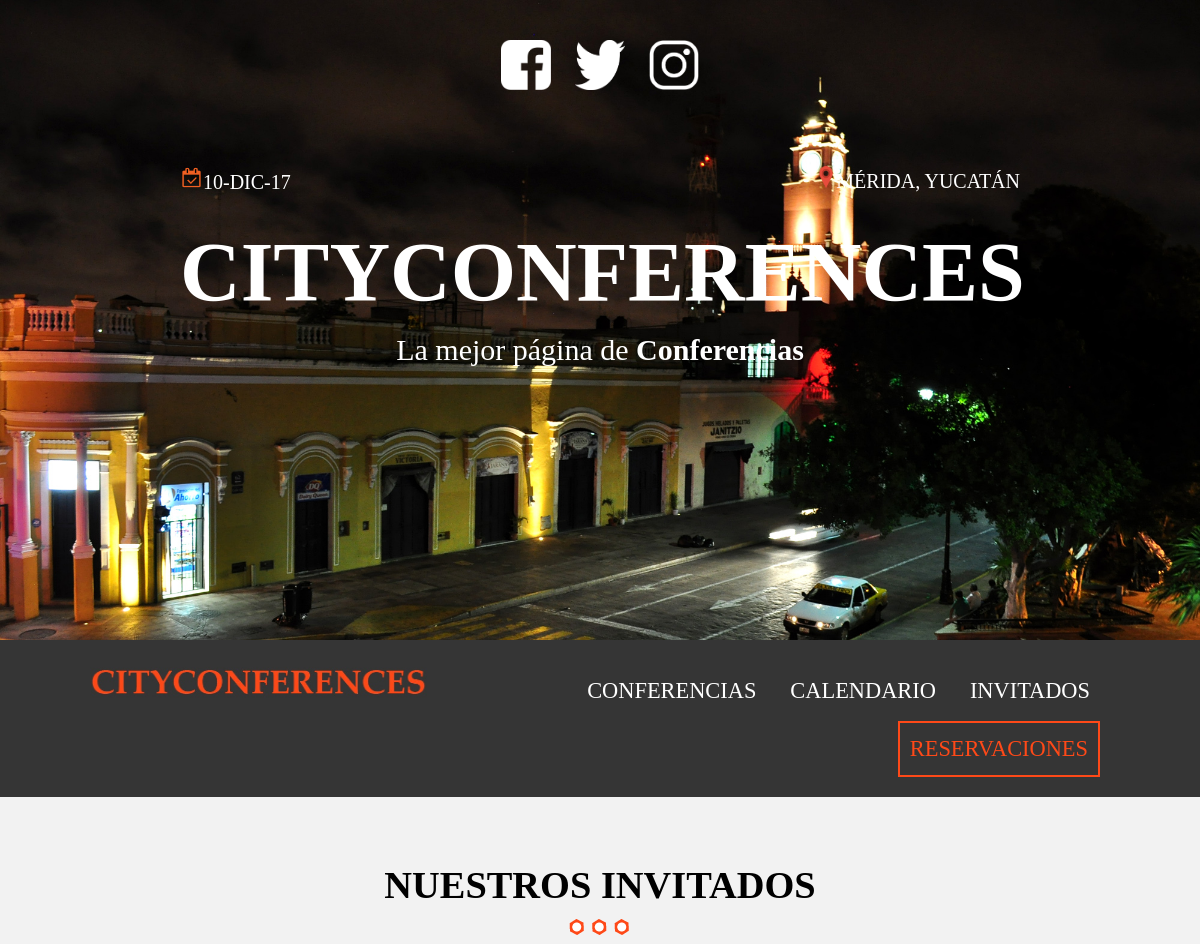
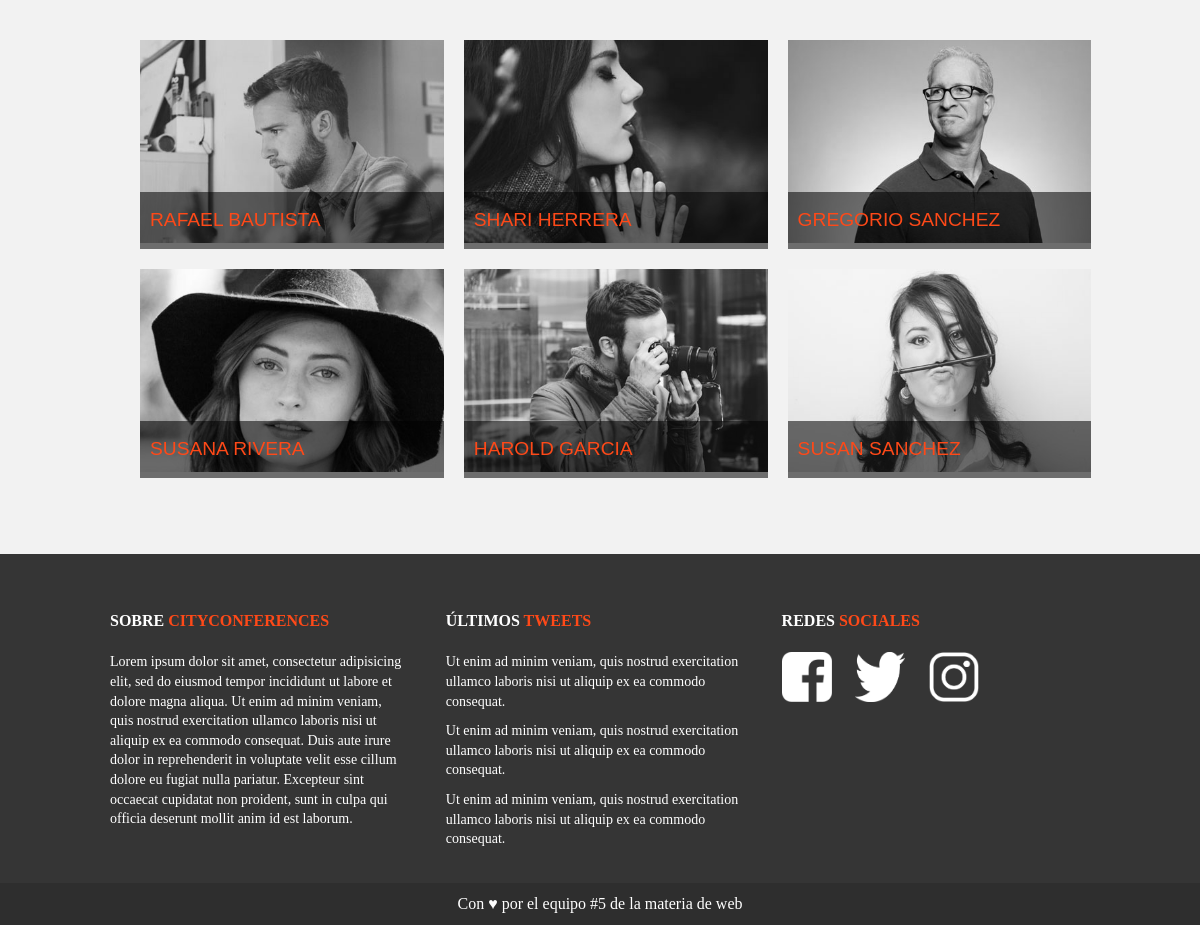
/invitados.php, run on the app's committed database (2 pictures, top to bottom).
### tables this page shows
CREATE TABLE `invitados` (
  `invitado_id` tinyint(10) NOT NULL,
  `nombre_invitado` varchar(30) NOT NULL,
  `apellido_invitado` varchar(30) NOT NULL,
  `descripcion` text NOT NULL,
  `uri_imagen` varchar(50) NOT NULL
);

### invitados.php (called while the page is built)
<?php include_once 'includes/templates/header.php'; ?>
<?php include_once 'includes/templates/invitados.php'; ?>
<?php include_once 'includes/templates/footer.php'; ?>

### includes/templates/invitados.php (the view, shortened to what this page needs)
<?php
try{
    require_once ('includes/funciones/db_conexion.php');
    $sql = "SELECT * FROM `invitados`  ";
    $resultado = $conn->query($sql);
}catch (Exception $e){
    $error = $e->getMessage();
}
?>
    <section class="invitados contenedor seccion" id="seccion-invitados">
        <h2>Nuestros invitados</h2>
        <ul class="lista-invitados clearfix">
            <?php while($invitados = $resultado->fetch_assoc() ) { ?>
                <li>
                    <div class="invitado">
                        <img src="imagenes/<?php echo $invitados['uri_imagen']?>" alt="imagen invitado">
                        <p><?php echo $invitados['nombre_invitado'] . " " . $invitados['apellido_invitado'] ?></p>
                    </div>
                </li>
            <?php } ?>
        </ul>
    </section>

### includes/templates/header.php (shortened to what this page needs)
<!DOCTYPE html>
<html lang="en">
<head>
    <link rel="stylesheet" href="css/font-awesome/css/font-awesome.min.css">
    <link href="css/main.css" rel="stylesheet" type="text/css">
    <link href="css/testimoniales.css" rel="stylesheet" type="text/css">
    <link href="css/registro.css" rel="stylesheet" type="text/css">
    <link href="css/newsletter.css" rel="stylesheet" type="text/css">
    <link href="css/footer.css" rel="stylesheet" type="text/css">
    <link href="css/seccion-programa.css" rel="stylesheet" type="text/css">
    <link href="css/calendario.css" rel="stylesheet" type="text/css">
</head>
<body>
<div class="hero">
    <div class="contenido-header">
        <nav class="redes-sociales">
            <a href="#"><img src="imagenes/fa-facebook-square.png" id="facebook" width="50" height="50" alt="icono-facebook"></a>
            <a href="#"><img src="imagenes/fa-twitter.png" id="twitter" width="50" height="50" alt="icono-twitter"></a>
            <a href="#"><img src="imagenes/fa-instagram.png" id="instagram" width="50" height="50" alt="icono-instagram"></a>
        </nav>
        <div class="informacion-evento">
            <div class="clearfix">
                <p class="fecha"><img src="imagenes/fa-calendar.png" width="23" height="23" alt="icono-instagram">10-Dic-17</p>
                <p class="lugar"><img src="imagenes/fa-map-marker.png" width="20" height="22" alt="icono-instagram">M&eacute;rida, Yucat&aacute;n</p>
            </div>
            <h1 class="nombre-sitio">CityConferences</h1>
            <p class="slogan">La mejor p&aacute;gina de <span>Conferencias</span></p>
        </div>
    </div>
</div>
<div class="barra">
    <div class="contenedor clearfix">
        <div class="logo">
          <a href="index.php">
            <img src="imagenes/CityConferences.jpg" alt="logo-cityconferences">
          </a>
        </div>
        <nav class="navegacion-principal clearfix">
            <a href="index.php#seccion-programa">Conferencias</a>
            <a href="calendario.php#seccion-calendario">Calendario</a>
            <a href="invitados.php#seccion-invitados">Invitados</a>
            <a href="registro.php#seccion-registro">Reservaciones</a>
        </nav>
    </div>
</div>

### includes/templates/footer.php (shortened to what this page needs)
<footer class="site-footer">
    <div class="contenedor clearfix">
        <div class="footer-informacion">
            <h3>Sobre <span>cityconferences</span></h3>
            <p>Lorem ipsum dolor sit amet, consectetur adipisicing elit,
                sed do eiusmod tempor incididunt ut labore et dolore magna aliqua.
                Ut enim ad minim veniam, quis nostrud exercitation ullamco laboris
                nisi ut aliquip ex ea commodo consequat. Duis aute irure dolor in
                reprehenderit in voluptate velit esse cillum dolore eu fugiat nulla
                pariatur. Excepteur sint occaecat cupidatat non proident, sunt in
                culpa qui officia deserunt mollit anim id est laborum.</p>
        </div>
        <div class="ultimos-tweets">
            <h3>&Uacute;ltimos <span>tweets</span></h3>
            <ul>
                <li>Ut enim ad minim veniam, quis nostrud exercitation ullamco laboris
                    nisi ut aliquip ex ea commodo consequat.</li>
                <li>Ut enim ad minim veniam, quis nostrud exercitation ullamco laboris
                    nisi ut aliquip ex ea commodo consequat.</li>
                <li>Ut enim ad minim veniam, quis nostrud exercitation ullamco laboris
                    nisi ut aliquip ex ea commodo consequat.</li>
            </ul>
        </div>
        <div class="menu">
            <h3>Redes <span>sociales</span></h3>
            <nav class="redes-sociales">
                <a href="#"><img src="imagenes/fa-facebook-square.png" id="facebook-footer" width="50" height="50" alt="icono-facebook"></a>
                <a href="#"><img src="imagenes/fa-twitter.png" id="twitter-footer" width="50" height="50" alt="icono-twitter"></a>
                <a href="#"><img src="imagenes/fa-instagram.png" id="instagram-footer" width="50" height="50" alt="icono-instagram"></a>
            </nav>
        </div>
    </div>
    <p class="copyright">Con &hearts; por el equipo #5 de la materia de web</p>
</footer>
</body>
</html>

### css/main.css (style rules this page uses)
html { box-sizing: border-box; font-size: 16px; line-height: 1.4; }
*:before, *:after { box-sizing: inherit; }
body { margin: 0; background-color: #f2f2f2; font-family: Candara; }
h1.nombre-sitio { font-family: "Palatino Linotype"; font-size: 7vw; text-transform: uppercase; }
h2 { font-family: Oswald, SansSerif; font-size: 2.4em; text-transform: uppercase; text-align: center; }
h2::after { content: ''; margin: 0 auto; background-image: url(../imagenes/separador.png); height: 30px; width: 100px; display: block; }
h3 { font-family: 'Oswald'; font-size: 16px; color: #fe4918; text-transform: uppercase; }
.clearfix:after { clear: both; content: " "; display: block; height: 0; visibility: hidden; }
div.hero { background-image: url(../imagenes/merida-de-noche.jpg); height: 80vh; background-position: top center; background-size: cover; }
div.contenido-header { padding-top: 10px; }
@media only screen and (min-width: 760px) { div.contenido-header { padding-top: 40px; } }
nav.redes-sociales { text-align: center; }
nav.redes-sociales a { margin-right: 20px; }
nav.redes-sociales a:last-child { margin-right: 0; }
div.informacion-evento { text-align: center; color: #ffffff; }
@media only screen and (min-width:760px) { div.informacion-evento { width:70%; margin: 0 auto; margin-top: 50px; } }
div.informacion-evento p { margin-left: 0; display: inline; font-size: 20px; text-transform: uppercase; }
p.fecha { float: left; }
p.lugar { float: right; }
p.slogan { text-transform: none !important; font-size: 30px !important; }
p.slogan span { font-weight: bold; }
@media only screen and (min-width: 760px) { h1.nombre-sitio { line-height: 0; } }
div.barra { background-color: #353535; padding: 20px 0px; }
.contenedor { width: 95%; margin: 0 auto; }
@media only screen and (min-width: 760px) { .contenedor { width: 85%; } }
div.logo { width: 80%; float: left; }
div.logo img { width: 100%; }
@media only screen and (min-width: 760px) { div.logo { width: 33%; } }
nav.navegacion-principal { display: none; }
nav.navegacion-principal a { font-family: "Oswald"; color: white; font-size: 1.4em; text-transform: uppercase; text-decoration: none; transition: alt .4s ease; width: 100%; display: block; text-align: center; margin-bottom: 20px; }
nav.navegacion-principal a:last-child { border:2px solid #fe4918; color: #fe4918; }
@media only screen and (min-width: 760px) { nav.navegacion-principal { width: 66%; float: right; text-align: right; display: block; } }
@media only screen and (min-width: 760px) { nav.navegacion-principal a { padding: 10px 10px; display: inline-block; width: auto; text-align: center; margin: 5px 10px 0 0; } }
section.seccion { padding: 30px 0; }
.seccion p { font-size: 1.2em; text-align: center; }
ul { list-style-type: none; }
ul.lista-invitados li { padding: 10px; float: left; }
@media only screen and (min-width:480px) { ul.lista-invitados li { width: 40%; } }
@media only screen and (min-width: 768px) { ul.lista-invitados li { width: 31%; } }
div.invitado { position: relative; overflow: hidden; }
div.invitado img { max-width: 100%; //filter: gray; -webkit-filter: grayscale(1); -webkit-transition: all .5s ease-in-out; }
div.invitado p { position: absolute; bottom: 0; left: 0; padding: 15px 10px; margin: 0; background-color: rgba(0, 0, 0, 0.55); width: 100%; text-align: left; font-family: 'Oswald', sans-serif; color: #fe4918; text-transform: uppercase; -webkit-transition: all .5s ease-in-out; }

### css/footer.css (style rules this page uses)
footer { background-color: #353535; padding-top: 40px; margin-top: 20px; }
footer .contenedor > div { color: white; padding: 0px 20px; font-size: 14px; }
@media only screen and (min-width: 760px) { footer .contenedor > div { width: 29%; float: left; } }
footer h3 { color: white; text-transform: uppercase; font-family: Oswald, SansSerif; margin-bottom: 20px; }
footer h3 span { color: #fe4918; }
footer .ultimos-tweets li { margin-bottom: 10px; }
footer .ultimos-tweets ul { margin-left: 0px; padding-left: 0px; }
footer nav.redes-sociales { text-align: left; }
p.copyright { background-color: #2e2e2e; color:white; padding:10px 0; margin: 20px 0 0 0; text-align: center; }

### data on the page
invitados: uri_imagen (picture), nombre_invitado "RAFAEL", apellido_invitado "BAUTISTA"
invitados: uri_imagen (picture), nombre_invitado "SHARI", apellido_invitado "HERRERA"
invitados: uri_imagen (picture), nombre_invitado "GREGORIO", apellido_invitado "SANCHEZ"
invitados: uri_imagen (picture), nombre_invitado "SUSANA", apellido_invitado "RIVERA"
invitados: uri_imagen (picture), nombre_invitado "HAROLD", apellido_invitado "GARCIA"
invitados: uri_imagen (picture), nombre_invitado "SUSAN", apellido_invitado "SANCHEZ"
